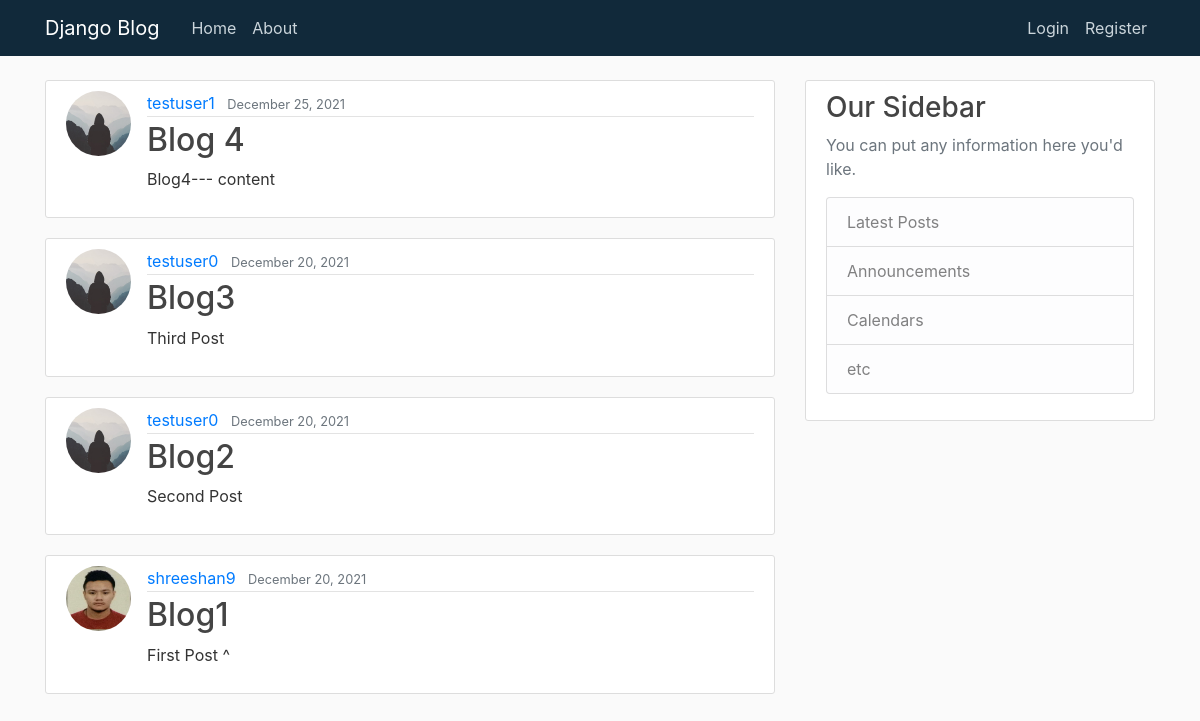
The page / on the database its author committed.
### blog/models.py (models this page shows, shortened)
class Post(models.Model):
    title = models.CharField(max_length=100)
    content = models.TextField()  #unrestricted text
    date_posted = models.DateTimeField(default=timezone.now)
    author = models.ForeignKey(User, on_delete=models.CASCADE)

### users/models.py (models this page shows, shortened)
class Profile(models.Model):
    user = models.OneToOneField(User, on_delete=models.CASCADE) # creates a one-to-one relation with User model
    image = models.ImageField(default='default.jpg', upload_to='profile_pics')
    bio = models.TextField(max_length=200)

### blog/views.py (the view)
# urls.py: path('', PostListView.as_view(), name='blog-home'),
class PostListView(ListView):
    model = Post  # tells the ListView which model to query in order to create the list
    template_name = 'blog/home.html' # changing the template name because by default class based views look for
    context_object_name = 'posts'
    ordering = ['-date_posted']  # orders posts from newest to oldest

### blog/templates/blog/home.html
{% extends "blog/base1.html" %}
{% block content %}
    {% for post in posts %}
        <article class="media content-section">
            <img class="rounded-circle article-img" src="{{post.author.profile.image.url}}" alt="">
            <div class="media-body">
                <div class="article-metadata">
                    <a class="mr-2" href="#">{{ post.author }}</a>
                    <small class="text-muted">{{ post.date_posted|date:"F d, Y"}}</small>
                </div>
                <h2><a class="article-title" href="{% url 'post-detail' post.id %}">{{ post.title }}</a></h2>
                <p class="article-content">{{ post.content }}</p>
            </div>
        </article>
    {% endfor %}
{% endblock content %}

### blog/templates/blog/base1.html (shortened to what this page needs)
{% load static %}
<!DOCTYPE html>
<html>
<head>
    <link rel="stylesheet" href="https://maxcdn.bootstrapcdn.com/bootstrap/4.0.0/css/bootstrap.min.css">
    <link rel="stylesheet" type="text/css" href="{% static 'blog/main.css' %}">
</head>
<body>
    <header class="site-header">
      <nav class="navbar navbar-expand-md navbar-dark bg-steel fixed-top">
        <div class="container">
          <a class="navbar-brand mr-4" href="{% url 'blog-home' %}">Django Blog</a>
          <div class="collapse navbar-collapse" id="navbarToggle">
            <div class="navbar-nav mr-auto">
              <a class="nav-item nav-link" href="{% url 'blog-home' %}">Home</a>
              <a class="nav-item nav-link" href="{% url 'blog-about' %}">About</a>
            </div>
            <div class="navbar-nav">
              {% if user.is_authenticated %}
                <a class="nav-item nav-link" href="{% url 'post-create' %}">New Post</a>
                <a class="nav-item nav-link" href="{% url 'profile' %}">Profile</a>
                <a class="nav-item nav-link" href="{% url 'logout' %}">Logout</a>
              {% else %}
                <a class="nav-item nav-link" href="{% url 'login' %}">Login</a>
                <a class="nav-item nav-link" href="{% url 'register' %}">Register</a>
              {% endif %}
            </div>
          </div>
        </div>
      </nav>
    </header>
    <main role="main" class="container">
      <div class="row">
        <div class="col-md-8">
          {% block content %}{% endblock %}
        </div>
        <div class="col-md-4">
          <div class="content-section">
            <h3>Our Sidebar</h3>
            <p class='text-muted'>You can put any information here you'd like.
              <ul class="list-group">
                <li class="list-group-item list-group-item-light">Latest Posts</li>
                <li class="list-group-item list-group-item-light">Announcements</li>
                <li class="list-group-item list-group-item-light">Calendars</li>
                <li class="list-group-item list-group-item-light">etc</li>
              </ul>
            </p>
          </div>
        </div>
      </div>
    </main>
</body>
</html>

### blog/static/blog/main.css (style rules this page uses)
body { background: #fafafa; color: #333333; margin-top: 5rem; }
h1, h2, h3, h4, h5, h6 { color: #444444; }
ul { margin: 0; }
.bg-steel { background-color: #11293a; }
.site-header .navbar-nav .nav-link { color: #cbd5db; }
.content-section { background: #ffffff; padding: 10px 20px; border: 1px solid #dddddd; border-radius: 3px; margin-bottom: 20px; }
a.mr-2 { text-decoration: none; }
a.article-title { color: #444444; text-decoration: none; }
.article-content { white-space: pre-line; text-decoration: none; }
.article-img { height: 65px; width: 65px; margin-right: 16px; }
.article-metadata { padding-bottom: 1px; margin-bottom: 4px; border-bottom: 1px solid #e3e3e3; text-decoration: none; }
.article-metadata a { text-decoration: none; }

### rows shown on the page
Post: author.profile.image (placeholder picture), author "testuser1", date_posted "December 25, 2021", title "Blog 4", content "Blog4--- content"
Post: author.profile.image (placeholder picture), author "testuser0", date_posted "December 20, 2021", title "Blog3", content "Third Post"
Post: author.profile.image (placeholder picture), author "testuser0", date_posted "December 20, 2021", title "Blog2", content "Second Post"
Post: author.profile.image (picture), author "shreeshan9", date_posted "December 20, 2021", title "Blog1", content "First Post ^"
